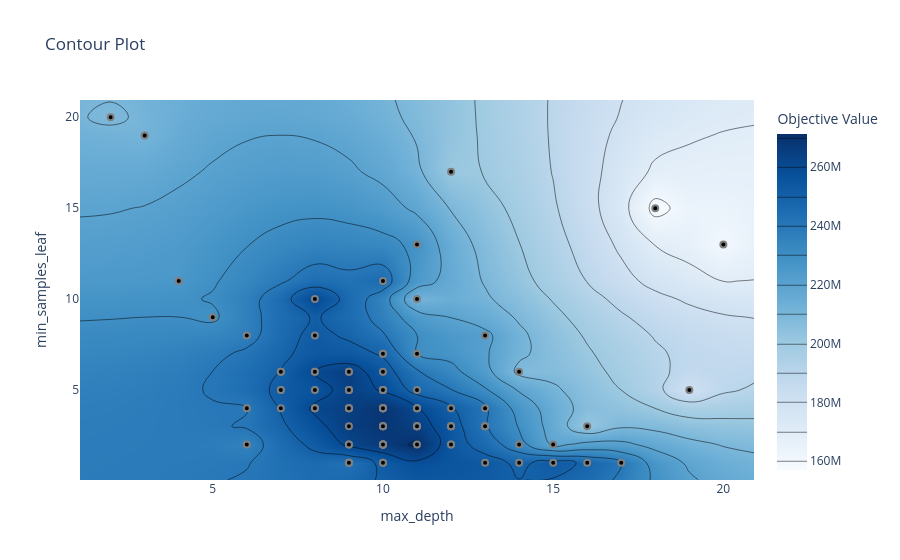

Write notebook code for a chart like this one.
### Code cell
plot_contour(study, params=["max_depth", "min_samples_leaf"])

### Figure 1 — Plotly figure (JSON) as saved in the notebook; plotly's stock layout.template omitted (floating-point values rounded to 4 significant figures; data arrays with more than 128 entries replaced by an {"elided": "..."} marker saying what was removed)
{"data": [{"colorbar": {"title": {"text": "Objective Value"}}, "colorscale": [[0, "rgb(247,251,255)"], [0.125, "rgb(222,235,247)"], [0.25, "rgb(198,219,239)"], [0.375, "rgb(158,202,225)"], [0.5, "rgb(107,174,214)"], [0.625, "rgb(66,146,198)"], [0.75, "rgb(33,113,181)"], [0.875, "rgb(8,81,156)"], [1, "rgb(8,48,107)"]], "connectgaps": true, "contours": {"coloring": "heatmap"}, "hoverinfo": "none", "line": {"smoothing": 1.3}, "reversescale": false, "type": "contour", "x": [1.1, 2, 3, 4, 5, 6, 7, 8, 9, 10, 11, 12, 13, 14, 15, 16, 17, 18, 19, 20, 20.9], "y": [0.05, 1, 2, 3, 4, 5, 6, 7, 8, 9, 10, 11, 13, 15, 17, 19, 20, 20.95], "z": {"elided": "18x21 float values"}}, {"marker": {"color": "black", "line": {"color": "Gray", "width": 2}}, "mode": "markers", "name": "Feasible Trial", "showlegend": false, "type": "scatter", "x": [14, 10, 19, 7, 11, 10, 18, 15, 3, 9, 2, 7, 6, 6, 12, 13, 15, 13, 16, 9, 20, 17, 13, 16, 11, 11, 9, 8, 5, 10, 11, 13, 9, 9, 9, 8, 4, 7, 10, 8, 12, 9, 10, 9, 6, 8, 7, 10, 12, 10, 14, 10, 11, 9, 10, 12, 10, 10, 11, 12, 14, 10, 10, 10, 11, 10, 8, 11, 7, 10, 12, 10, 10, 11, 8, 10, 13, 11, 9, 12, 9, 10, 10, 11, 8, 10, 9, 11, 10, 9, 8, 10, 10, 9, 11, 12, 9, 13, 10, 11], "y": [6, 2, 5, 5, 10, 11, 15, 2, 19, 1, 20, 6, 4, 8, 3, 1, 1, 8, 3, 1, 13, 1, 3, 1, 4, 7, 4, 4, 9, 7, 5, 3, 5, 6, 6, 6, 11, 5, 6, 10, 17, 5, 7, 4, 2, 8, 6, 2, 2, 2, 2, 5, 3, 2, 3, 2, 3, 3, 3, 3, 1, 4, 2, 4, 4, 4, 4, 3, 4, 5, 3, 1, 4, 4, 5, 4, 4, 7, 3, 4, 5, 3, 2, 3, 6, 5, 4, 13, 1, 2, 4, 2, 2, 1, 3, 3, 4, 3, 5, 2]}, {"marker": {"color": "#cccccc", "line": {"color": "Gray", "width": 2}}, "mode": "markers", "name": "Infeasible Trial", "showlegend": false, "type": "scatter", "x": [], "y": []}], "layout": {"title": {"text": "Contour Plot"}, "xaxis": {"range": [1.1, 20.9], "title": {"text": "max_depth"}}, "yaxis": {"range": [0.05, 20.95], "title": {"text": "min_samples_leaf"}}}}
